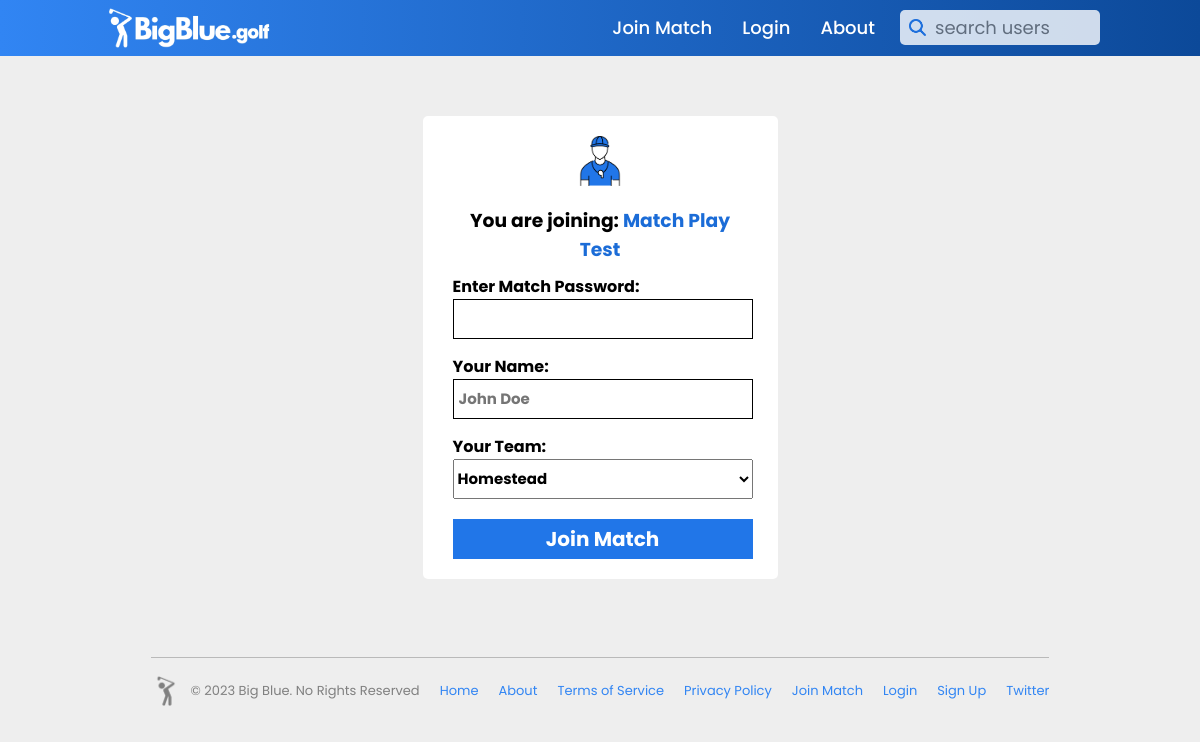
The app's page /box_office/58, older data.
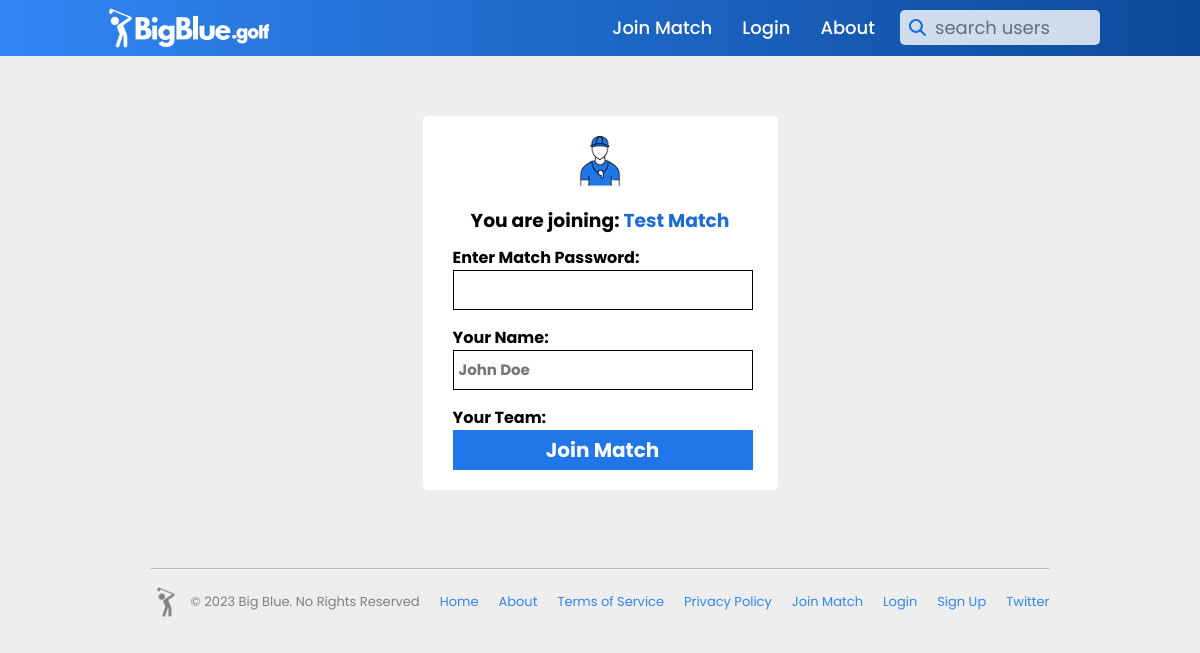
The same page, newer data.
### main.py (models this page shows, shortened)
class match(db.Model):
    _id = db.Column("id", db.Integer, primary_key=True)
    match_name = db.Column(db.String(50))
    match_course = db.Column(db.String(50))
    event_type = db.Column(db.String(1))
    match_type = db.Column(db.String(25))
    start_time = db.Column(db.String(25))
    end_time = db.Column(db.String(25))
    teams1 = db.Column(db.String())
    total_players = db.Column(db.Integer)
    scores_file = db.Column(db.String(50))
    match_code = db.Column(db.String(6))
    match_password = db.Column(db.String())
    created_by = db.Column(db.String())
    match_live = db.Column(db.Integer, default=0)

### main.py (the view, shortened to what this page needs)
@app.route("/box_office/<match1>", methods=['GET', 'POST'])
def box_office(match1):
    match1 = match.query.filter_by(_id=match1).first()
    eventtype = (match1.event_type, match1.teams1.split("~"))
    return render_template('box_office.html', data=match1, data1=eventtype)

### templates/box_office.html (shortened to what this page needs)
{% if data1 == 'coach' %}
    {% extends "indexcontentcoachlogin.html" %}
{% elif data1 == 'player' %}
    {% extends "indexcontentplayerlogin.html" %}
{% else %}
    {% extends "indexcontent.html" %}
{% endif %}
{% block content %}
<link rel="stylesheet" href="{{ url_for('static', filename='styles/style.css') }}">
    <body>
        <div class="player-form-container">
            <form class="player-join-form" action="#" method="POST">
                <img src="{{ url_for('static', filename='logo_graphics/whistle.png') }}" alt="">
                {% if data %}
                    <h3 id="match-name-display">You are joining: <span style="color: #1b6cd7;">{{data.match_name}}</span></h3>
                {% endif %}
                <label for="enter-match-textbox">Enter Match Password:</label><br>
                <input type="password" id="enter-match-textbox" name="password_entry"></input><br>
                <label for="">Your Name:</label><br>
                <input placeholder="John Doe" type="text" id="enter-match-textbox" pattern="[a-zA-Z0-9\s]+" name="name_entry" maxlength="25"></input><br>
                <label for="team-select">Your Team:</label><br>
                {% if data1[0] == 'Teams' %}
                <select id="team-select" name="team_select">
                    {% for team in data1[1] %}
                        <option value="{{team}}">{{team}}</option>
                    {% endfor %}
                </select>
                {% endif %}
                <input type="submit" value="Join Match" name="submit-joincode" id="joincode-submit-button">
            </form>
        </div>
    </body>
{% endblock %}

Row changes from the older to the newer data that the page shows:
changed match: match_name "Match Play Test" → "Test Match"
Text that changed along with them:
form field team_select: "Homestead" → (not shown)
